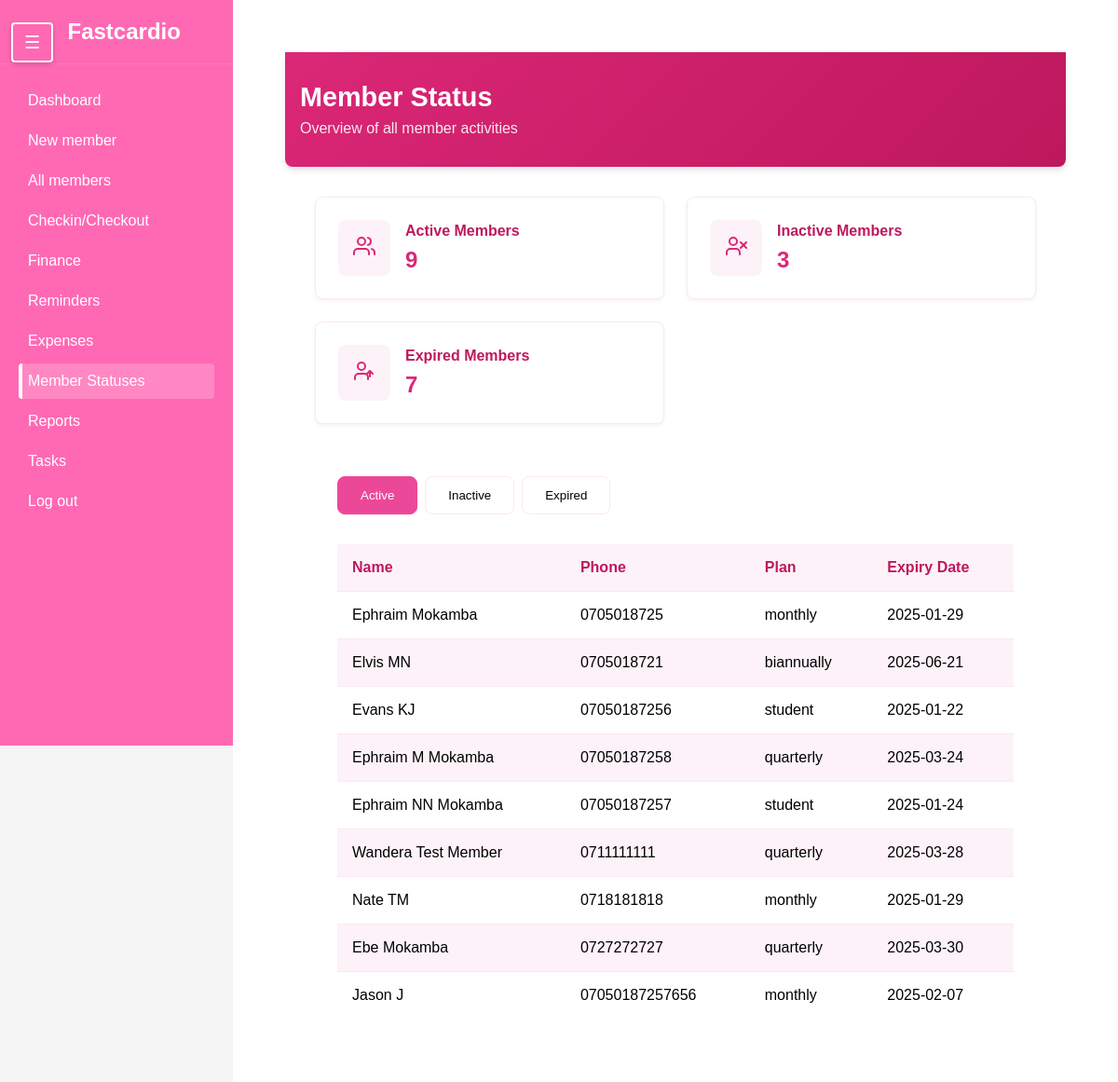
/status/, run on an earlier commit of the app's database.
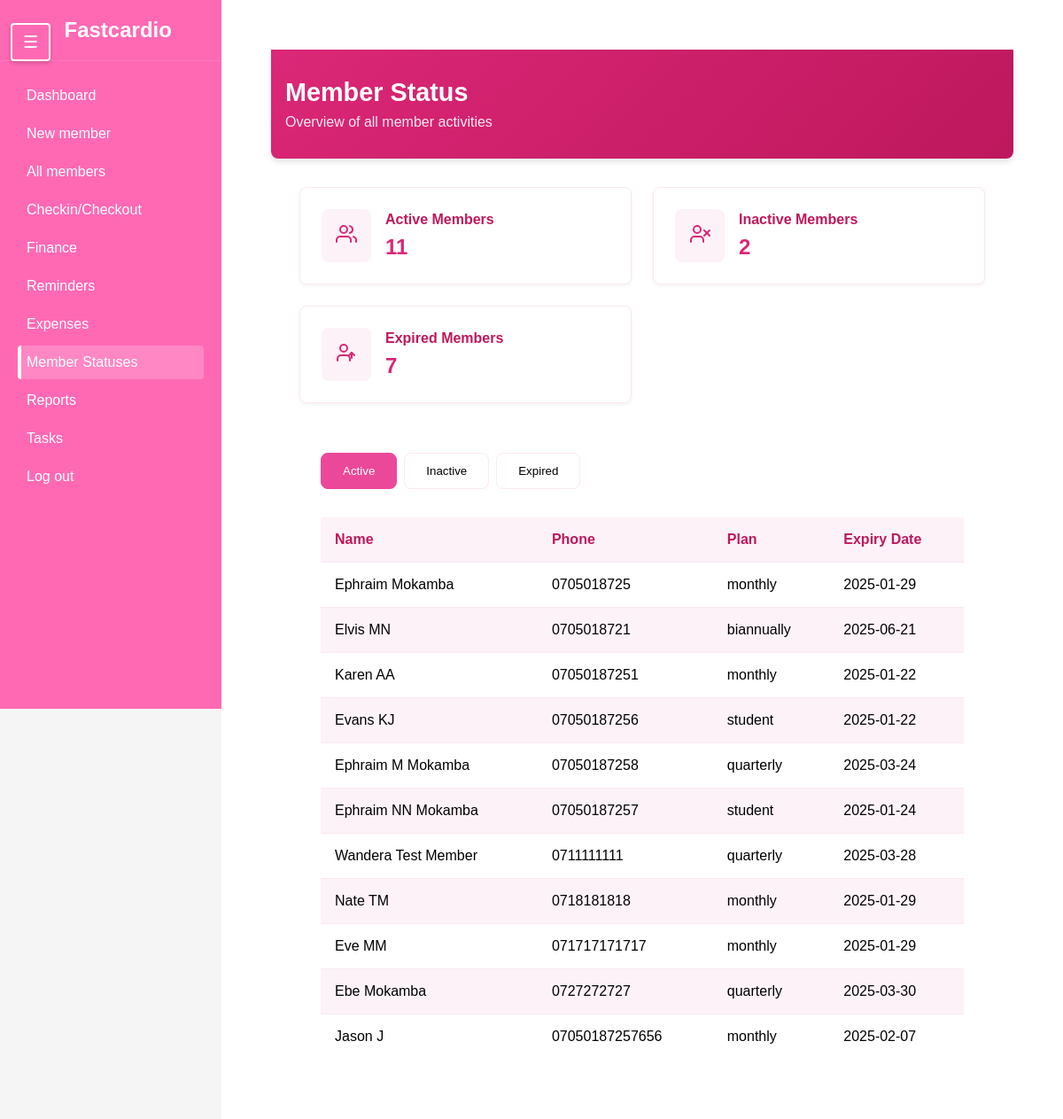
And on a later commit of the database.
### members/models.py (models this page shows, shortened)
class Member(models.Model):
    first_name = models.CharField(max_length=50)
    last_name = models.CharField(max_length=50)
    phone_number = models.CharField(max_length=15)
    date_joined = models.DateTimeField(auto_now_add=True)
    membership_expiry = models.DateField(null=True, blank=True, help_text="Date when the membership expires")
    is_active = models.BooleanField(default=False)
    is_frozen = models.BooleanField(default=False)
    additional_info = models.TextField(blank=True,null=True)
    gender = models.CharField(max_length= 6)
    balance = models.DecimalField(
        max_digits=10,
        decimal_places=2,
        default=0,
        help_text="Positive balance indicates credit, negative indicates debt"
    )
    balance_due_date = models.DateField(null = True, blank=True)

class PaymentDetails(models.Model):
    PLAN_CHOICES = [
        ('daily', 'Daily'),
        ('monthly', 'Monthly'),
        ('quarterly', 'Quarterly'),
        ('biannually', 'Biannually'),
        ('annually', 'Annually'),
        ('student', 'Student Package'),
        ('complete', 'Complete Payment'),
    ]
    member = models.ForeignKey('Member', on_delete=models.CASCADE, related_name='payments', verbose_name="Member")
    plan = models.CharField(max_length=20, choices=PLAN_CHOICES, verbose_name="Payment Plan")
    amount = models.DecimalField(max_digits=10, decimal_places=2, verbose_name="Amount Paid")
    payment_date = models.DateField(default=timezone.now, verbose_name="Payment Date")
    transaction_id = models.CharField(max_length=100, blank=True, null=True, verbose_name="Transaction ID")
    class Meta:
        verbose_name = "Payment Detail"
        verbose_name_plural = "Payment Details"
        ordering = ['-payment_date']

### members/views.py (the view)
# urls.py: path('status/', views.member_status, name='member_status'),
def member_status(request):
    today = timezone.now().date()
    members = Member.objects.annotate(
        latest_payment_date=Max('payments__payment_date')
    )
    active_members = []
    inactive_members = []
    expired_members = []
    for member in members:
        member_data = {
            'name': f"{member.first_name} {member.last_name}",
            'phone': member.phone_number,
            'joined': member.date_joined.strftime('%Y-%m-%d'),
            'gender': member.gender,
        }
        latest_payment = PaymentDetails.objects.filter(member=member).order_by('-payment_date').first()
        if latest_payment:
            plan_duration = {
                'daily': 1, 'monthly': 30, 'quarterly': 90,
                'biannually': 180, 'annually': 365, 'student': 30
            }
            expiry_date = latest_payment.payment_date + timedelta(days=plan_duration[latest_payment.plan])
            member_data.update({
                'plan': latest_payment.plan,
                'last_payment': latest_payment.payment_date.strftime('%Y-%m-%d'),
                'expiry_date': expiry_date.strftime('%Y-%m-%d')
            })
            if member.is_frozen:
                inactive_members.append(member_data)
            elif expiry_date < today:
                expired_members.append(member_data)
            elif member.is_active:
                active_members.append(member_data)
            else:
                inactive_members.append(member_data)
        else:
            member_data.update({
                'plan': 'No plan',
                'last_payment': 'Never',
                'expiry_date': 'N/A'
            })
            inactive_members.append(member_data)
    context = {
        'active_members': active_members,
        'inactive_members': inactive_members,
        'expired_members': expired_members,
        'stats': {
            'total_active': len(active_members),
            'total_inactive': len(inactive_members),
            'total_expired': len(expired_members)
        }
    }
    return render(request, 'status.html', context)

### members/templates/status.html (shortened to what this page needs)
{% extends 'sidebar.html' %}
{% load static %}
{% block extra_styles %}
    <link rel="stylesheet" href="{% static 'status.css' %}">
{% endblock %}
{% block content %}
    <div class="dashboard-container">
        <div class="dashboard-header">
            <div class="header-content">
                <h1 class="dashboard-title">Member Status</h1>
                <p class="dashboard-subtitle">Overview of all member activities</p>
            </div>
        </div>
        <div class="stats-container">
            <div class="stat-card">
                <div class="stat-icon">
                </div>
                <div class="stat-info">
                    <h3>Active Members</h3>
                    <div class="count">{{ stats.total_active }}</div>
                </div>
            </div>
            <div class="stat-card">
                <div class="stat-icon">
                </div>
                <div class="stat-info">
                    <h3>Inactive Members</h3>
                    <div class="count">{{ stats.total_inactive }}</div>
                </div>
            </div>
            <div class="stat-card">
                <div class="stat-icon">
                </div>
                <div class="stat-info">
                    <h3>Expired Members</h3>
                    <div class="count">{{ stats.total_expired }}</div>
                </div>
            </div>
        </div>
        <div class="content-section">
            <div class="tabs">
                <button class="tab-button active" onclick="openTab(event, 'active')">Active</button>
                <button class="tab-button" onclick="openTab(event, 'inactive')">Inactive</button>
                <button class="tab-button" onclick="openTab(event, 'expired')">Expired</button>
            </div>
            <div class="table-container">
                <div id="active" class="tab-content active">
                    <table>
                        <thead>
                            <tr>
                                <th>Name</th>
                                <th>Phone</th>
                                <th>Plan</th>
                                <th>Expiry Date</th>
                            </tr>
                        </thead>
                        <tbody>
                            {% for member in active_members %}
                            <tr>
                                <td data-label="Name">{{ member.name }}</td>
                                <td data-label="Phone">{{ member.phone }}</td>
                                <td data-label="Plan">{{ member.plan }}</td>
                                <td data-label="Expiry Date">{{ member.expiry_date }}</td>
                            </tr>
                            {% endfor %}
                        </tbody>
                    </table>
                </div>
            </div>
        </div>
    </div>
{% endblock %}

What changed in the data, as far as the page shows it:
now on this page (row edited): Member: phone "07050187251"
now on this page (row unchanged): PaymentDetails: plan "monthly"
now on this page (row edited): Member: phone "071717171717"
now on this page (row unchanged): PaymentDetails: plan "monthly"
Also different on the page:
{{ stats.total_active }}: "9" → "11"
{{ stats.total_inactive }}: "3" → "2"
new list line: "Karen AA 2025-01-22"
new list line: "Eve MM 2025-01-29"
